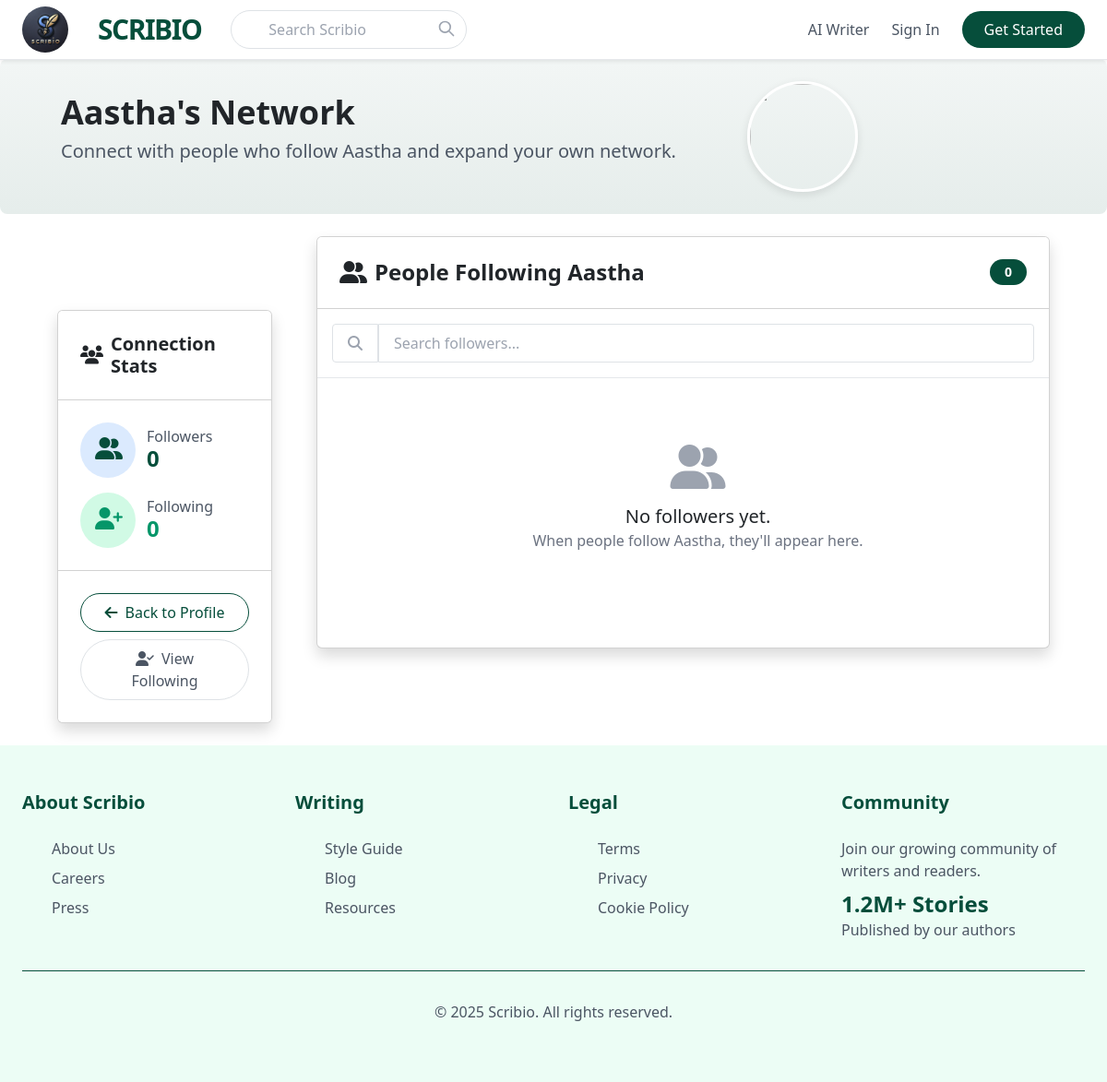
Screenshot of /profile/chat/Aastha/followers/ with the database file from the repository.
### blog2/models.py (models this page shows, shortened)
class Profile(models.Model):
    user = models.OneToOneField(User, on_delete=models.CASCADE, related_name='blog2_profile')
    bio = models.TextField(blank=True, max_length=500)
    location = models.CharField(max_length=100, blank=True)
    birth_date = models.DateField(null=True, blank=True)
    profile_image = models.ImageField(upload_to='profile_pics', default='default_profile.jpg')
    skills = models.TextField(blank=True)
    interests = models.TextField(blank=True)
    is_profile_complete = models.BooleanField(default=False)
    following = models.ManyToManyField('self', symmetrical=False, related_name='blog2_followers', blank=True)
    followers = models.ManyToManyField(User, related_name='following_profiles', blank=True)
    @property
    def followers_count(self):
        return self.blog2_followers.count()
    @property
    def following_count(self):
        return self.following.count()

### blog2/views.py (the view)
# urls.py: path('<str:username>/followers/', views.FollowersListView.as_view(), name='followers-list'),
class FollowersListView(ListView):
    model = Profile
    template_name = 'followers_list.html'
    context_object_name = 'profiles'
    def get_queryset(self):
        profile = get_object_or_404(Profile, user__username=self.kwargs['username'])
        return profile.followers.all()
    def get_context_data(self, **kwargs):
        context = super().get_context_data(**kwargs)
        profile = get_object_or_404(Profile, user__username=self.kwargs['username'])
        context['profile'] = profile
        current_user_profile = self.request.user.profile if self.request.user.is_authenticated else None
        for follower_profile in context['profiles']:
            follower_profile.is_following = (
                current_user_profile and current_user_profile.user in follower_profile.followers.all()
            )
        return context

### blog2/templates/followers_list.html (shortened to what this page needs)
{% extends 'base.html' %}
{% load static %}
{% block content %}
<div class="py-4 rounded-3 mb-4" style="background: linear-gradient(rgba(6, 78, 59, 0.05), rgba(6, 78, 59, 0.1));">
    <div class="container max-w-7xl mx-auto">
        <div class="flex flex-wrap items-center">
            <div class="md:w-2/3 w-full px-4">
                <h1 class="text-4xl font-bold section-title">{{ profile.user.username }}'s Network</h1>
                <p class="text-xl text-gray-600">Connect with people who follow {{ profile.user.username }} and expand your own network.</p>
            </div>
            <div class="md:w-1/3 w-full px-4 text-center">
                <img src="{{ user.profile.profile_image.url }}" alt="{{ user.username }}" class="rounded-circle" style="width: 120px; height: 120px; object-fit: cover; border: 3px solid white; box-shadow: 0 3px 10px rgba(0,0,0,0.1); border-radius: 50%;">
            </div>
        </div>
    </div>
</div>
<div class="container max-w-7xl mx-auto px-4">
    <div class="flex flex-wrap -mx-4">
        <div class="md:w-1/4 w-full px-4 mb-4">
            <div class="card sticky top-20 z-10 bg-white shadow rounded-lg">
                <div class="card-header bg-white border-b p-4">
                    <h5 class="mb-0 font-bold flex items-center"><i class="fas fa-users mr-2"></i>Connection Stats</h5>
                </div>
                <div class="card-body p-4">
                    <div class="flex items-center mb-3">
                        <div class="flex-shrink-0">
                            <div class="bg-blue-100 rounded-full p-3 text-center" style="width: 60px; height: 60px;">
                                <i class="fas fa-user-friends text-primary" style="font-size: 24px;"></i>
                            </div>
                        </div>
                        <div class="ml-3">
                            <h6 class="mb-0 text-gray-600">Followers</h6>
                            <h4 class="mb-0 text-primary font-bold">{{ profile.followers_count }}</h4>
                        </div>
                    </div>
                    <div class="flex items-center">
                        <div class="flex-shrink-0">
                            <div class="bg-green-100 rounded-full p-3 text-center" style="width: 60px; height: 60px;">
                                <i class="fas fa-user-plus text-green-600" style="font-size: 24px;"></i>
                            </div>
                        </div>
                        <div class="ml-3">
                            <h6 class="mb-0 text-gray-600">Following</h6>
                            <h4 class="mb-0 text-green-600 font-bold">{{ profile.following_count }}</h4>
                        </div>
                    </div>
                </div>
                <div class="card-footer bg-white p-4 border-t">
                    <div class="space-y-2">
                        <a href="{% url 'profile' username=profile.user.username %}" class="block w-full text-center bg-white border border-primary text-primary px-4 py-2 rounded-full hover:bg-primary hover:text-white transition">
                            <i class="fas fa-arrow-left mr-2"></i>Back to Profile
                        </a>
                        <a href="{% url 'profiles:following-list' username=profile.user.username %}" class="block w-full text-center bg-white border border-gray-400 text-gray-600 px-4 py-2 rounded-full hover:bg-gray-100 transition">
                            <i class="fas fa-user-check mr-2"></i>View Following
                        </a>
                    </div>
                </div>
            </div>
        </div>
        <div class="md:w-3/4 w-full px-4">
            <div class="card bg-white shadow rounded-lg">
                <div class="card-header bg-white flex justify-between items-center p-4 border-b">
                    <h4 class="mb-0 font-bold flex items-center"><i class="fas fa-user-friends mr-2"></i>People Following {{ profile.user.username }}</h4>
                    <span class="bg-primary text-white text-sm font-semibold px-3 py-1 rounded-full">{{ profiles|length }}</span>
                </div>
                <div class="card-body p-0">
                    <div class="flex border-b p-3">
                        <span class="flex items-center px-3 bg-white border border-r-0 rounded-l">
                            <i class="fas fa-search text-gray-400"></i>
                        </span>
                        <input type="text" id="followerSearch" class="flex-1 px-3 py-2 border border-l-0 rounded-r focus:outline-none" placeholder="Search followers...">
                    </div>
                    <ul class="divide-y divide-gray-200" id="followersList">
                        {% for follower_profile in profiles %}
                            <li class="p-4 flex justify-between items-center follower-item">
                                <div class="flex items-center">
                                    <img src="{{ follower_profile.profile_image.url }}" class="rounded-full mr-3" style="width: 60px; height: 60px; object-fit: cover; border: 2px solid #F0FDF4;">
                                    <div>
                                        <a href="{% url 'profile-detail' username=follower_profile.user.username %}" class="no-underline">
                                            <h5 class="mb-1 font-semibold follower-name">{{ follower_profile.user.username }}</h5>
                                        </a>
                                        {% if follower_profile.location %}
                                            <div class="flex items-center text-gray-500 mb-2">
                                                <i class="fas fa-map-marker-alt mr-2 text-gray-500"></i>
                                                <small>{{ follower_profile.location }}</small>
                                            </div>
                                        {% endif %}
                                        <div class="flex items-center">
                                            <span class="bg-gray-100 text-gray-700 text-xs px-2 py-1 rounded mr-2">
                                                <i class="fas fa-file-alt mr-1"></i> {{ follower_profile.user.post_set.count }} posts
                                            </span>
                                            <span class="bg-gray-100 text-gray-700 text-xs px-2 py-1 rounded">
                                                <i class="fas fa-users mr-1"></i> {{ follower_profile.followers_count }} followers
                                            </span>
                                        </div>
                                    </div>
                                </div>
                                {% if user.is_authenticated and user.username != follower_profile.user.username %}
                                    <button class="follow-button px-4 py-2 rounded-full {% if user.profile.is_following %}bg-primary text-white{% else %}bg-white border border-primary text-primary{% endif %}" data-username="{{ follower_profile.user.username }}">
                                        {% if user.profile.is_following %}<i class="fas fa-check mr-2"></i>Following{% else %}<i class="fas fa-plus mr-2"></i>Follow{% endif %}
                                    </button>
                                {% endif %}
                            </li>
                        {% empty %}
                            <li class="text-center py-12">
                                <div class="py-4">
                                    <i class="fas fa-user-friends fa-3x text-gray-400 mb-3"></i>
                                    <p class="mb-0 text-xl">No followers yet.</p>
                                    <p class="text-gray-500">When people follow {{ profile.user.username }}, they'll appear here.</p>
                                </div>
                            </li>
                        {% endfor %}
                    </ul>
                </div>
            </div>
        </div>
    </div>
</div>
{% endblock %}
{% block extra_css %}
<link rel="stylesheet" href="https://cdnjs.cloudflare.com/ajax/libs/animate.css/4.1.1/animate.min.css">
<link rel="stylesheet" href="{% static 'css/follower_list.css' %}">
{% endblock %}

### blog1/static/css/base.css (style rules this page uses)
:root { --color-primary: #064E3B; --color-primary-dark: #053E2F; --color-primary-light: #F0FDF4; --color-secondary: #0D9488; --color-accent: #14B8A6; }
.text-primary { color: var(--color-primary); }
.bg-primary { background-color: var(--color-primary); }
.border-primary { border-color: var(--color-primary); }
a, button { transition: all 0.2s ease-in-out; }
.text-primary, .hover\:text-primary:hover, a.text-primary, .text-primary-dark, .hover\:text-primary-dark:hover { color: #064E3B !important; text-decoration: none; }
.bg-primary, .hover\:bg-primary:hover { background-color: #064E3B !important; color: white !important; text-decoration: none; }
.border-primary, .hover\:border-primary:hover, .border-primary-dark, .focus\:border-primary:focus { border-color: #064E3B !important; }
.bg-primary.text-white { color: white !important; }
a { text-decoration: none !important; }

### blog2/static/css/follower_list.css (style rules this page uses)
.text-primary { color: var(--bs-primary, #0d6efd); }
.bg-primary { background-color: var(--bs-primary, #0d6efd); }
.border-primary { border-color: var(--bs-primary, #0d6efd); }

### blog1/templates/base.html (style rules this page uses)
.text-primary, .hover\:text-primary:hover, a.text-primary, .text-primary-dark, .hover\:text-primary-dark:hover { color: #064E3B !important; text-decoration: none; }
.bg-primary, .hover\:bg-primary:hover { background-color: #064E3B !important; color: white !important; text-decoration: none; }
.border-primary, .hover\:border-primary:hover, .border-primary-dark, .focus\:border-primary:focus { border-color: #064E3B !important; }
.bg-primary.text-white { color: white !important; }
a { text-decoration: none !important; }

### rows the page displays
Profile: user.username "Aastha", followers_count "0", following_count "0"

### other values shown
{{ profiles|length }} "0"
